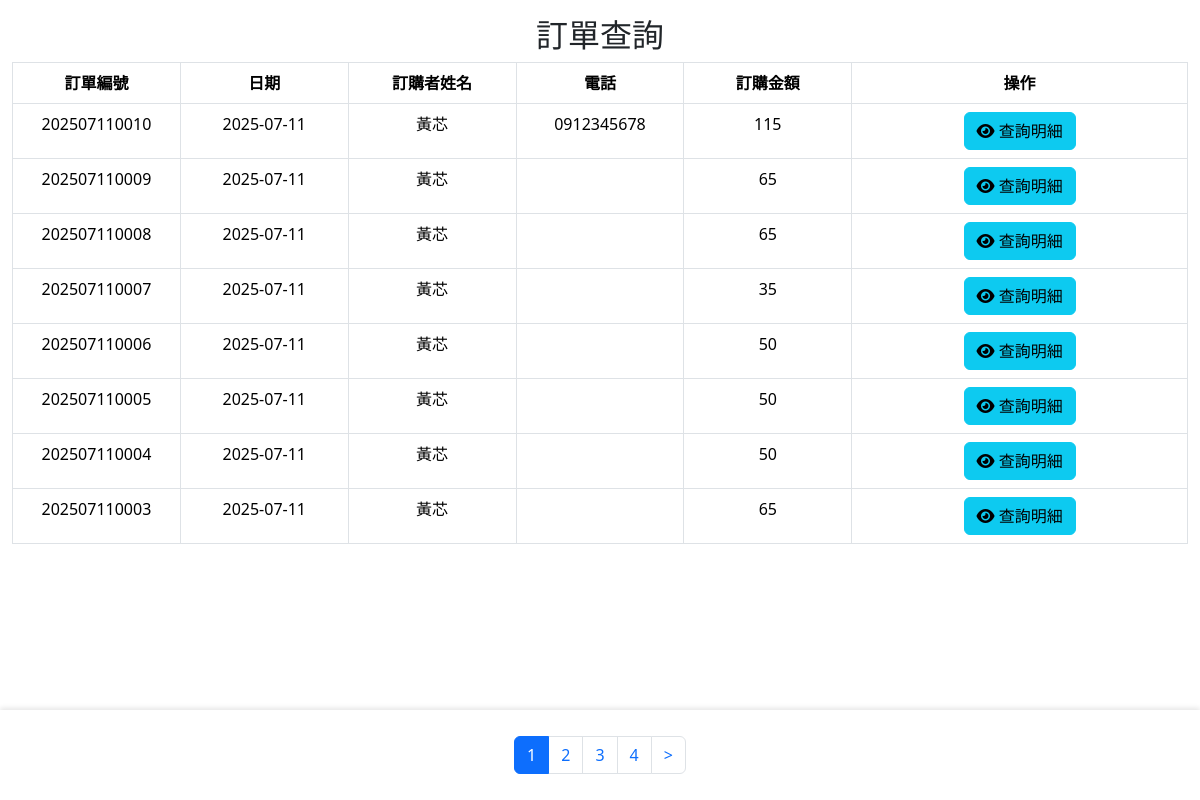
The app's page /backend/bd_query_order.php, older data.
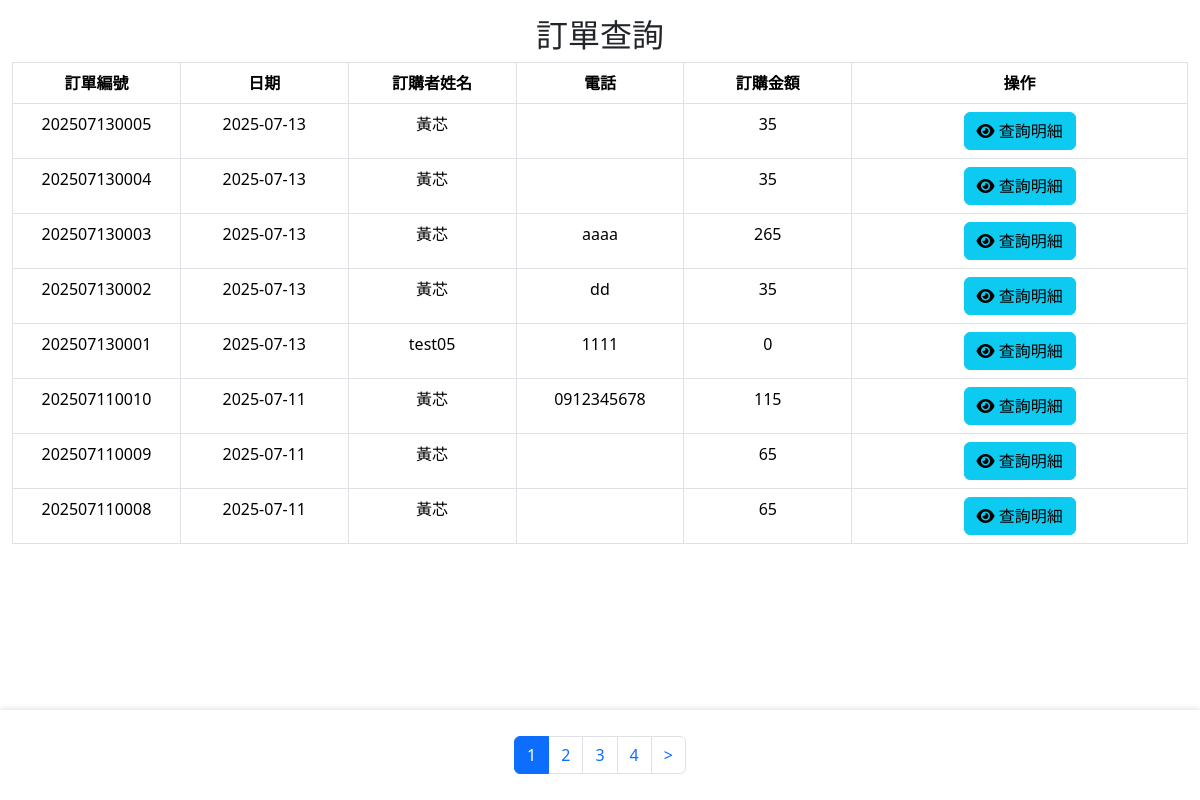
The same page, newer data.
### tables this page shows
CREATE TABLE `order1` (
  `id` int(10) UNSIGNED NOT NULL,
  `date1` date NOT NULL,
  `or_no` varchar(20) NOT NULL,
  `acc` text NOT NULL,
  `name` text NOT NULL,
  `amt` int(11) NOT NULL DEFAULT 0,
  `tel` varchar(20) NOT NULL,
  `created_time` timestamp NOT NULL DEFAULT current_timestamp(),
  `updated_time` timestamp NOT NULL DEFAULT current_timestamp() ON UPDATE current_timestamp()
);

### api/db.php (called while the page is built, shortened)
<?php
class DB{
  private $dsn="mysql:host=localhost;dbname=tieat;charset=utf8";
  private $pdo;
  private $table;
  function __construct($table)
  {
    $this->table=$table;
    $this->pdo=new PDO($this->dsn,'root','');
  }
  function all(...$arg){
   $sql="select * from $this->table ";
   if(isset($arg[0])){
     if(is_array($arg[0])){
        $tmp=$this->arraytosql($arg[0]);
        $sql.=" where ".join(" and ",$tmp);
     }else{
        $sql.=$arg[0];
     }
   }
   return $this->pdo->query($sql)->fetchAll(PDO::FETCH_ASSOC);
  }
}
?>

### backend/bd_query_order.php (the view, shortened to what this page needs)
<?php
include_once "../api/db.php";
?>
<!DOCTYPE html>
<html lang="en">
<head>
    <link rel="stylesheet" href="https://cdnjs.cloudflare.com/ajax/libs/bootstrap/5.3.7/css/bootstrap.min.css"
 />
</head>
<body>
    <?php include 'bd_header.php'; ?>
    <main>
        <div class="container-fluid mt-3">
            <h2 class="text-center">訂單查詢</h2>
            <?php $table = 'order1'; ?>
            <table class="table table-bordered table-hover table-fixed">
                <thead>
                    <tr>
                        <th style="width: 10%;">訂單編號</th>
                        <th style="width: 10%;">日期</th>
                        <th style="width: 10%;">訂購者姓名</th>
                        <th style="width: 10%;">電話</th>
                        <th style="width: 10%;">訂購金額</th>
                        <th style="width: 20%;">操作</th>
                    </tr>
                </thead>
                <tbody>
                    <?php
                    $all = count(${ucfirst($table)}->all());
                    $div = 8;
                    $pages = ceil($all / $div);
                    $now = $_GET['p'] ?? 1;
                    $start = ($now - 1) * $div;
                    $rows = ${ucfirst($table)}->all(" order by or_no desc limit $start,$div");
                    foreach ($rows as $row):
                    ?>
                        <tr>
                            <td><?= $row['or_no']; ?></td>
                            <td><?= $row['date1']; ?></td>
                            <td><?= $row['name']; ?></td>
                            <td><?= $row['tel']; ?></td>
                            <td><?= $row['amt']; ?></td>
                            <td>
                                <button class="btn btn-info view-details" data-or-no="<?= $row['or_no']; ?>">
                                    <i class="fa-solid fa-eye"></i> 查詢明細
                                </button>
                            </td>
                        </tr>
                    <?php endforeach; ?>
                </tbody>
            </table>
            <div class="fixed-footer">
                <div class="container mt-3">
                    <ul class="pagination justify-content-center">
                        <?php for ($i = 1; $i <= $pages; $i++): ?>
                            <li class="page-item <?= ($now == $i) ? 'active' : ''; ?>">
                                <a class="page-link" href="?p=<?= $i; ?>"><?= $i; ?></a>
                            </li>
                        <?php endfor; ?>
                        <?php if ($now + 1 <= $pages): ?>
                            <li class="page-item"><a class="page-link" href="?p=<?= $now + 1; ?>">></a></li>
                        <?php endif; ?>
                    </ul>
                </div>
            </div>
        </div>
    </main>
</body>
</html>

Row changes from the older to the newer data that the page shows:
no longer on this page (row unchanged): order1: or_no "202507110007", date1 "2025-07-11", name "黃芯", amt "35"
no longer on this page (row unchanged): order1: or_no "202507110006", date1 "2025-07-11", name "黃芯", amt "50"
no longer on this page (row unchanged): order1: or_no "202507110005", date1 "2025-07-11", name "黃芯", amt "50"
no longer on this page (row unchanged): order1: or_no "202507110004", date1 "2025-07-11", name "黃芯", amt "50"
no longer on this page (row unchanged): order1: or_no "202507110003", date1 "2025-07-11", name "黃芯", amt "65"
added order1: or_no "202507130005", date1 "2025-07-13", name "黃芯", amt "35"
added order1: or_no "202507130004", date1 "2025-07-13", name "黃芯", amt "35"
added order1: or_no "202507130003", date1 "2025-07-13", name "黃芯", tel "aaaa", amt "265"
added order1: or_no "202507130002", date1 "2025-07-13", name "黃芯", tel "dd", amt "35"
added order1: or_no "202507130001", date1 "2025-07-13", name "test05", tel "1111", amt "0"
